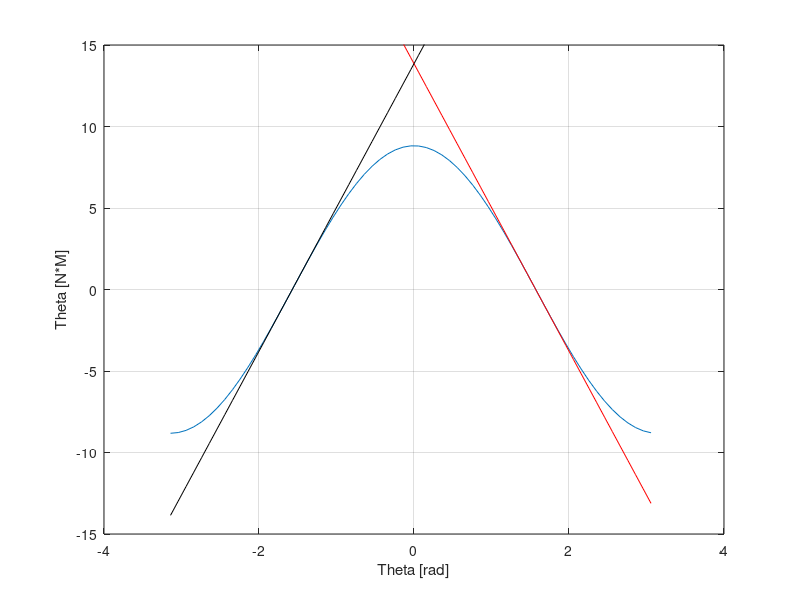

The MATLAB script that drew this image:
M = 3;
g = 9.8;
L=0.3;
theta = -pi:0.1:pi;
T=M*g*L*cos(theta);
plot(theta,T)
grid on
xlabel('Theta [rad]')
ylabel('Theta [N*M]')
hold on 
plot(theta,-M*g*L*theta+M*g*L*pi/2,'r')
ylim([-15 15])
plot(theta,M*g*L*theta+M*g*L*pi/2,'k')
grid on
ylim([-15 15])
%linealizacion y=f(xgorrito)+df/dx(evaluada en xgorrito)*(x(t)-xgorrito)
%derv cos es -sin
%ctrb y obsv